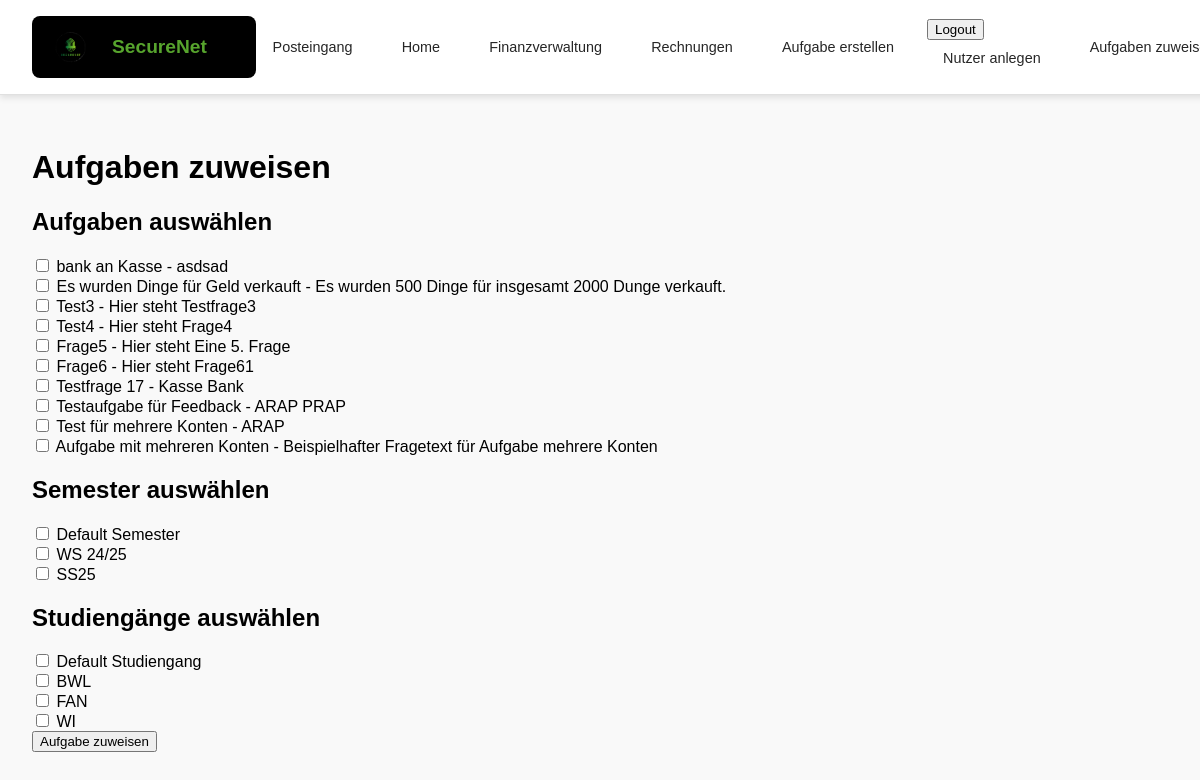
/users/aufgaben_zuweisen/ (signed in), run on an earlier commit of the app's database.
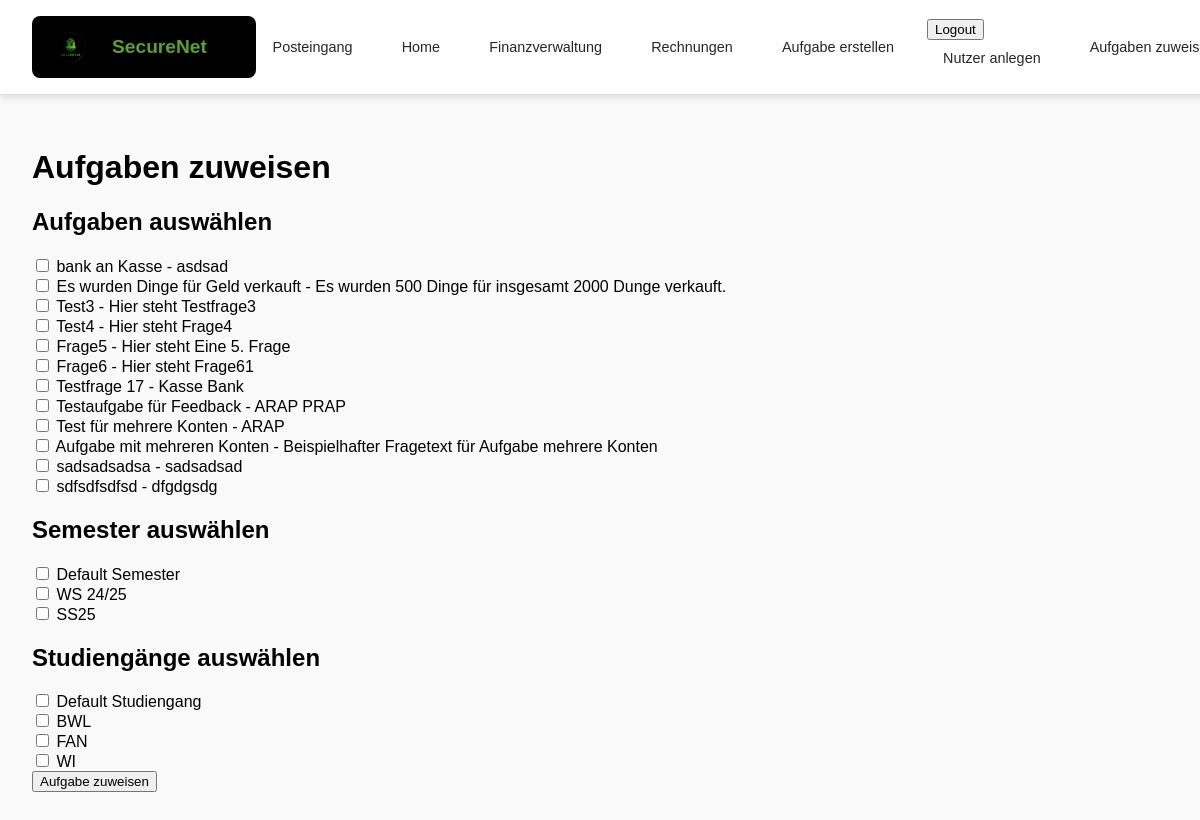
And on a later commit of the database.
### posts/models.py (models this page shows, shortened)
class Aufgabe_neu(models.Model):
    RECHNUNGSTYPEN = [
        ('eingehend', 'Eingehende Rechnung'),
        ('ausgehend', 'Ausgehende Rechnung'),
        ('intern', 'Interner Vorgang'),
    ]
    unternehmen_kategorie = models.ForeignKey(Unternehmen, on_delete=models.CASCADE)
    fragentyp = models.ForeignKey(Aufgabenkategorie, on_delete=models.CASCADE)
    fragentyp_text = models.CharField(max_length=255)
    mailtext = models.TextField()
    frage = models.TextField()
    bezugswert = models.FloatField()
    min_wert = models.FloatField(null=True, blank=True)
    max_wert = models.FloatField(null=True, blank=True)
    nutzungsdauer = models.IntegerField(null=True, blank=True)
    feedback_konto_falsch = models.TextField(null=True, blank=True, help_text="Feedback, wenn ein falsches Konto gewählt wurde.")
    feedback_betrag_falsch = models.TextField(null=True, blank=True, help_text="Feedback, wenn der Betrag falsch ist.")
    anschrift_kunde = models.TextField(blank=True, null=True, default='Kunde XYZ\nMusterstraße 1\n12345 Musterstadt')
    eigene_ansicht = models.TextField(blank=True, null=True, default='Mein Unternehmen GmbH\nHauptstraße 10\n54321 Stadt')
    rechnungsnummer = models.CharField(max_length=50, blank=True, null=True, default='RE-00001')
    datum = models.DateField(blank=True, null=True, auto_now_add=True)
    rechnungsbetrag = models.DecimalField(max_digits=10, decimal_places=2, blank=True, null=True, default=0.00)
    zahlweise = models.CharField(max_length=255, blank=True, null=True, default='Überweisung innerhalb von 14 Tagen')
    verabschiedung = models.TextField(blank=True, null=True, default='Mit freundlichen Grüßen,\nIhr Unternehmen')
    kontakt = models.TextField(blank=True, null=True, default='Tel: 01234 567890\nE-Mail: info@unternehmen.de')
    beschreibung = models.TextField(blank=True, null=True, default='Keine weiteren Details angegeben.')
    rechnungstyp = models.CharField(max_length=20, choices=RECHNUNGSTYPEN, default='intern')

### users/models.py (models this page shows, shortened)
class Semester(models.Model):
    name = models.CharField(max_length=10, unique=True)

class Studiengang(models.Model):
    name = models.CharField(max_length=100, unique=True)

### posts/views.py (the view)
    def _wrapped_view_func(request, *args, **kwargs):
        if request.user.is_authenticated and request.user.role == 'teacher':
            return view_func(request, *args, **kwargs)
        else:
            return HttpResponse(f'Fehlende Berechtigung <br><a href="{reverse("index")}">Zurück zur Startseite</a>')

### posts/views.py (called while the page is built)
def lehrkraft_required(view_func):
    def _wrapped_view_func(request, *args, **kwargs):
        if request.user.is_authenticated and request.user.role == 'teacher':
            return view_func(request, *args, **kwargs)
        else:
            return HttpResponse(f'Fehlende Berechtigung <br><a href="{reverse("index")}">Zurück zur Startseite</a>')
    return _wrapped_view_func

### users/views.py (called while the page is built, shortened)
@lehrkraft_required
def aufgaben_zuweisen_view(request):
    if not request.user.role == 'teacher':
        return HttpResponse(f'Fehlende Berechtigung <br><a href="/">Zurück zur Startseite</a>')
    aufgaben = Aufgabe_neu.objects.all()
    semester = Semester.objects.all()
    studiengaenge = Studiengang.objects.all()
    return render(request, 'users/aufgaben_zuweisen.html', {
        'aufgaben': aufgaben,
        'semester': semester,
        'studiengaenge': studiengaenge
    })

### users/templates/users/aufgaben_zuweisen.html (shortened to what this page needs)
{% extends 'master_layout.html' %}
{% block content %}
<h1>Aufgaben zuweisen</h1>
<form method="post">
    <h2>Aufgaben auswählen</h2>
    {% for aufgabe in aufgaben %}
        <div>
            <input type="checkbox" name="aufgaben" value="{{ aufgabe.id }}">
            <label>{{ aufgabe.fragentyp_text }} - {{ aufgabe.frage }}</label>
        </div>
    {% endfor %}
    <h2>Semester auswählen</h2>
    {% for sem in semester %}
        <div>
            <input type="checkbox" name="semester" value="{{ sem.id }}">
            <label>{{ sem.name }}</label>
        </div>
    {% endfor %}
    <h2>Studiengänge auswählen</h2>
    {% for studiengang in studiengaenge %}
        <div>
            <input type="checkbox" name="studiengaenge" value="{{ studiengang.id }}">
            <label>{{ studiengang.name }}</label>
        </div>
    {% endfor %}
    <button type="submit">Aufgabe zuweisen</button>
</form>
{% endblock %}

What changed in the data, as far as the page shows it:
added Aufgabe_neu: fragentyp_text "sadsadsadsa", frage "sadsadsad"
added Aufgabe_neu: fragentyp_text "sdfsdfsdfsd", frage "dfgdgsdg"
